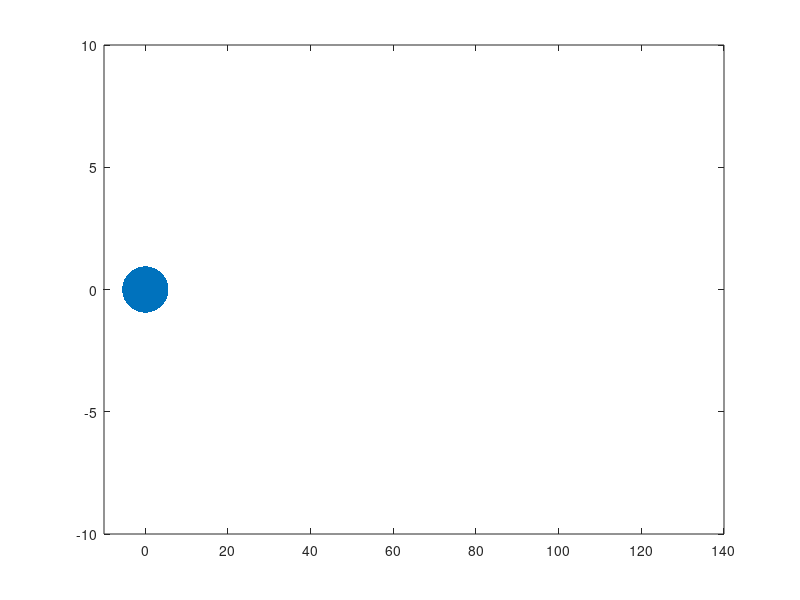

Write MATLAB code to recreate this figure. (Note: this script raises an error after producing the figure.)
clc;close all;clear all;
%%

global KEY_IS_PRESSED
KEY_IS_PRESSED = 0;
gcf;
set(gcf, 'KeyPressFcn', @myKeyPressFcn);

%%

m = 10;

k = 10;

dt = 0.1;
l = 2;
g = 0;
xi = 0;
D = 0;

N=64;

for n = 1:N
    x(1,n) = 2*(n);
    y(1,n) = 0;
    v0(1,n) = (-1)^n;
    v0(2,n) = (-1)^(n-1);
end

% subplot(2,1,1)
h=plot(0,0,'MarkerSize',100,'Marker','.','LineWidth',5);
axis([-10 140 -10 10]);
set(gca,'nextplot','replacechildren');
% subplot(2,1,2)
% for i =1:N
%     pl(i) = animatedline('color',rand(1,3));
% end
% axis([0 100 -0 10]);
%%

for n = 1:N
    C = 1/(4*m);
    C1 = C*4*m;
    C3 = C*( 2*g*sqrt(2*D)*xi*dt^2 + 2*dt^2*force(x(1,:),y(1,:),n,l));
    C2 = C*(2*m+g*dt)*2*dt;
    x(2,n) = C1.*x(1,n) + C3(1) + C2.*v0(1,n);
    y(2,n) = C1.*y(1,n) + C3(2) + C2.*v0(2,n);
end

set(h,'XData',x(end,:),'YData',y(end,:));

drawnow;

%%

for t = 2:1000
    
    for n =1:N
        C = 1/(2*m-g*dt);
        C1 = C*4*m;
        C2 = -C*(2*m+g*dt);
        C3 = C*( 2*g*sqrt(2*D)*xi*dt^2 + 2*dt^2*force(x(t,:),y(t,:),n,l));
           
        x(t+1,n) = C1.*x(t,n) + C3(1) + C2*x(t-1,n);
        y(t+1,n) = C1.*y(t,n) + C3(2) + C2*y(t-1,n);
        
    end
    
    set(h,'XData',x(end,:),'YData',y(end,:));
    
%     for i = 1:N
%         addpoints(pl(i),t,x(end,i));
%     end
    
%     axis([t-20 20+t -0 10]);
    pause(0.1)
    drawnow;
    
    if KEY_IS_PRESSED
        close all;
        break;
    end
    
end


%%

function F = force(x,y,n,a)

F = [0 0];

if n-1 >= 1
    dx = x(n-1)-x(n);
    dy = y(n-1)-y(n);
    
    theta = atan(y/x);
    r = sqrt(dx^2+dy^2);
    delta = r-a;
    
    k = LenardJones(a,delta,1,2);
    
    F(1) = F(1) + k*(dx+delta*cos(theta));
    F(2) = F(2) + k*(dy+delta*sin(theta));
end

if n+1 <= length(x)
    dx = x(n)-x(n+1);
    dy = y(n)-y(n+1);
    
    theta = atan(y/x);
    r = sqrt(dx^2+dy^2);
    delta = r-a;
    
    k = LenardJones(a,delta,1,2);
    
    F(1) = F(1) - k*(dx+delta*cos(theta));
    F(2) = F(2) - k*(dy+delta*sin(theta));
end

end


function myKeyPressFcn(hObject, event)
global KEY_IS_PRESSED
KEY_IS_PRESSED  = 1;
end
